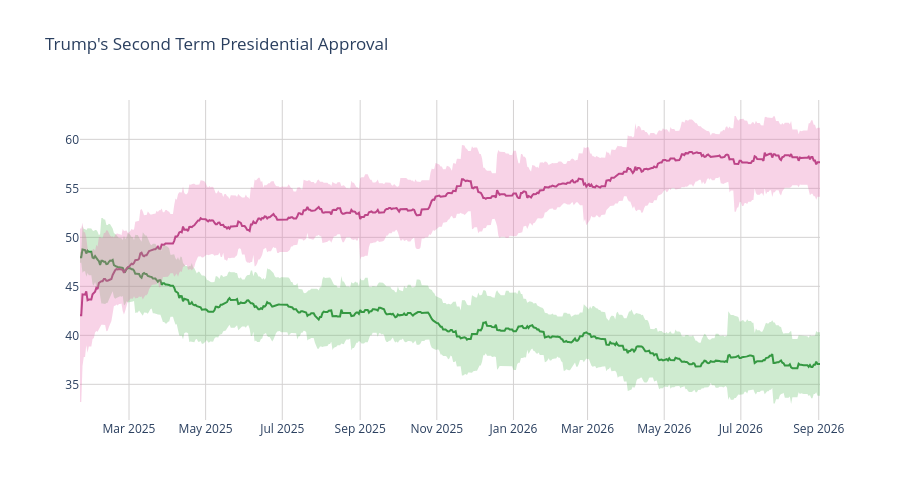

Here is the notebook cell this chart was saved with:
### Code cell
disappr_ci_hex = "#e86eaf"
appr_ci_hex = "#60be65"
disappr_ci_rgba = "rgba(232, 110, 175, 0.3)"
appr_ci_rgba = "rgba(96, 190, 101, 0.3)"
grid_col = "#d4d2d2"


# Approve
fig = go.Figure(go.Scatter(
    x=pres['end_date'],
    y=pres['approve'],
    hovertemplate="%{y:.2f}%",
    name="<b>Approve</b>",
    line=dict(color="#228833"),
    showlegend=False
))

# Disapprove
fig.add_trace(go.Scatter(
    x=pres['end_date'],
    y=pres['disapprove'],
    hovertemplate="%{y:.2f}%",
    name="<b>Disapprove</b>",
    line=dict(color="#aa3377"),
    showlegend=False
    )
)

# Approve CI
fig.add_traces([

    # Upper bound
    go.Scatter(
        x=pres['end_date'],
        y=pres['approve_upper_ci'],
        marker=dict(color=appr_ci_hex),
        line=dict(width=0),
        mode='lines',
        showlegend=False,
        hoverinfo="skip"
    ),

    # Lower bound
    go.Scatter(
        x=pres['end_date'],
        y=pres['approve_lower_ci'],
        marker=dict(color=appr_ci_hex),
        line=dict(width=0),
        mode='lines',
        fillcolor=appr_ci_rgba,
        fill="tonexty",
        showlegend=False,
        hoverinfo="skip"
    )
])

# Disapprove CI
fig.add_traces([

    # Upper bound
    go.Scatter(
        x=pres['end_date'],
        y=pres['disapprove_upper_ci'],
        marker=dict(color=disappr_ci_hex),
        line=dict(width=0),
        mode='lines',
        showlegend=False,
        hoverinfo="skip"
    ),

    # Lower bound
    go.Scatter(
        x=pres['end_date'],
        y=pres['disapprove_lower_ci'],
        marker=dict(color=disappr_ci_hex),
        line=dict(width=0),
        mode='lines',
        fillcolor=disappr_ci_rgba,
        fill="tonexty",
        showlegend=False,
        hoverinfo="skip"
    )
])

fig.update_layout(
    title=dict(text="Trump's Second Term Presidential Approval"),
    hovermode="x"
)

fig.update_xaxes(gridcolor=grid_col)
fig.update_yaxes(gridcolor=grid_col)

fig.update_layout(hovermode="x", hoverlabel_align="right", plot_bgcolor="rgba(0, 0, 0, 0)", height=500)
fig.show()

### Figure 1 — Plotly figure (JSON) as saved in the notebook; plotly's stock layout.template omitted (floating-point values rounded to 4 significant figures; data arrays with more than 128 entries replaced by an {"elided": "..."} marker saying what was removed)
{"data": [{"hovertemplate": "%{y:.2f}%", "line": {"color": "#228833"}, "name": "<b>Approve</b>", "showlegend": false, "type": "scatter", "x": {"elided": "590 str values"}, "y": {"elided": "590 float values"}}, {"hovertemplate": "%{y:.2f}%", "line": {"color": "#aa3377"}, "name": "<b>Disapprove</b>", "showlegend": false, "type": "scatter", "x": {"elided": "590 str values"}, "y": {"elided": "590 float values"}}, {"hoverinfo": "skip", "line": {"width": 0}, "marker": {"color": "#60be65"}, "mode": "lines", "showlegend": false, "type": "scatter", "x": {"elided": "590 str values"}, "y": {"elided": "590 float values"}}, {"fill": "tonexty", "fillcolor": "rgba(96, 190, 101, 0.3)", "hoverinfo": "skip", "line": {"width": 0}, "marker": {"color": "#60be65"}, "mode": "lines", "showlegend": false, "type": "scatter", "x": {"elided": "590 str values"}, "y": {"elided": "590 float values"}}, {"hoverinfo": "skip", "line": {"width": 0}, "marker": {"color": "#e86eaf"}, "mode": "lines", "showlegend": false, "type": "scatter", "x": {"elided": "590 str values"}, "y": {"elided": "590 float values"}}, {"fill": "tonexty", "fillcolor": "rgba(232, 110, 175, 0.3)", "hoverinfo": "skip", "line": {"width": 0}, "marker": {"color": "#e86eaf"}, "mode": "lines", "showlegend": false, "type": "scatter", "x": {"elided": "590 str values"}, "y": {"elided": "590 float values"}}], "layout": {"height": 500, "hoverlabel": {"align": "right"}, "hovermode": "x", "plot_bgcolor": "rgba(0, 0, 0, 0)", "title": {"text": "Trump's Second Term Presidential Approval"}, "xaxis": {"gridcolor": "#d4d2d2"}, "yaxis": {"gridcolor": "#d4d2d2"}}}
